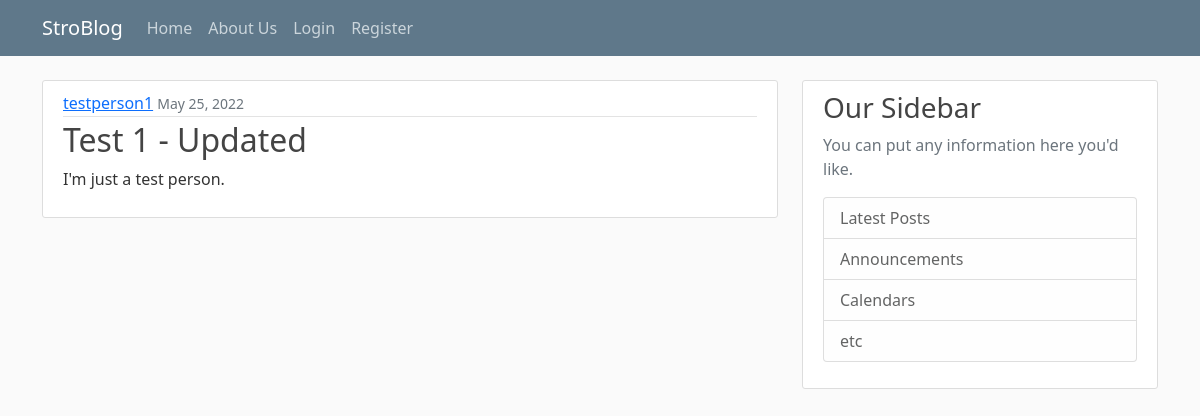
The app's page /post/62/ with its own data.
### blog/models.py (models this page shows, shortened)
class Posts(Model):
    title = CharField(max_length=150)
    content = TextField(max_length=500)
    date_created = DateTimeField(auto_now_add=True) # This won't ever be modified.
    last_modified = DateTimeField(auto_now=True) # This can be updated.
    author = ForeignKey(to=User, on_delete=CASCADE)

### blog/views.py (the view)
class PostDetailView(DetailView):
    model = Posts

### blog/templates/blog/posts_detail.html (shortened to what this page needs)
{% extends "blog/home.html" %}
{% block content %}
{% if user == object.author %}
    <form method="post">
        {% csrf_token %}
        <article class="media content-section">
            <div class="media-body">
            <div class="article-metadata">
                <a class="mr-2" href="{% url 'user-posts' object.author.username %}">{{ object.author }}</a>
                <small class="text-muted">{{ object.date_created|date:"F d, Y" }}</small>
            </div>
            <h2 class="article-title" >{{ object.title }}</h2>
            <p class="article-content">{{ object.content }}</p>
            <a href="{% url 'update-post' object.id %}" class="btn btn-outline-secondary btn-sm">Update</a>
            <a href="{% url 'delete-post' object.id %}" class="btn btn-outline-danger btn-sm">Delete</a>
            </div>
        </article>
    </form>
{% else %}
    <article class="media content-section">
        <div class="media-body">
        <div class="article-metadata">
            <a class="mr-2" href="{% url 'user-posts' object.author.username %}">{{ object.author }}</a>
            <small class="text-muted">{{ object.date_created|date:"F d, Y" }}</small>
        </div>
        <h2 class="article-title" >{{ object.title }}</h2>
        <p class="article-content">{{ object.content }}</p>
        </div>
    </article>
{% endif %}
{% endblock content %}

### blog/static/blog/main.css (style rules this page uses)
body { background: #fafafa; color: #333333; margin-top: 5rem; }
h1, h2, h3, h4, h5, h6 { color: #444444; }
.content-section { background: #ffffff; padding: 10px 20px; border: 1px solid #dddddd; border-radius: 3px; margin-bottom: 20px; }
.article-title { color: #444444; }
.article-content { white-space: pre-line; }
.article-metadata { padding-bottom: 1px; margin-bottom: 4px; border-bottom: 1px solid #e3e3e3 }

### records on screen
Posts: author "testperson1", date_created "May 25, 2022", title "Test 1 - Updated", content "I'm just a test person."
